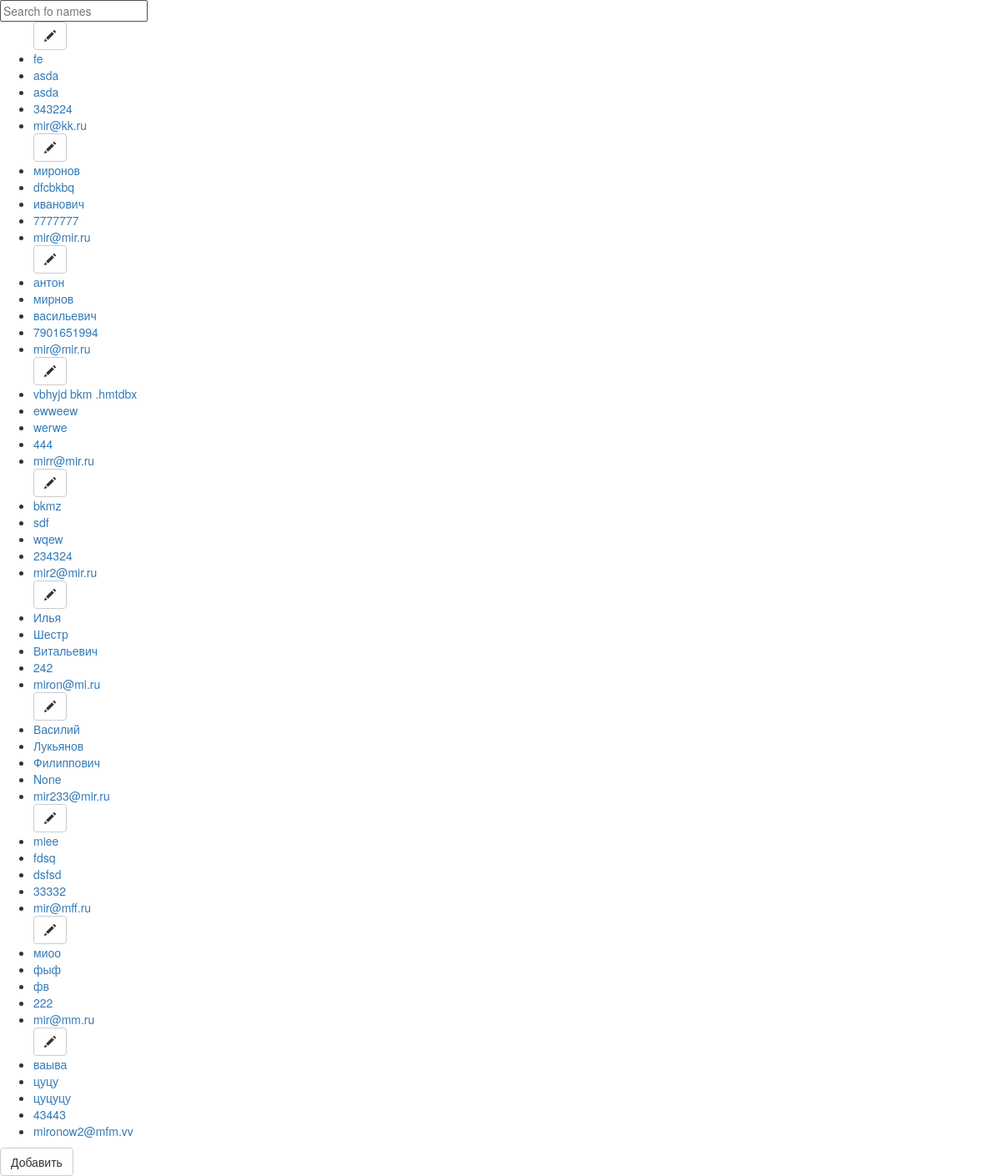
Screenshot of /authors/ with the database file from the repository.
### authors/models.py (models this page shows, shortened)
class Author(models.Model):
    name=models.CharField("Имя",max_length=64)
    surname=models.CharField("Фамилия",max_length=64)
    patronymic=models.CharField("Отчество",max_length=64,blank=True, null=True, default=None)
    phone= models.CharField("Телефон",max_length=11,blank=True, null=True, default=None)
    email=models.EmailField("Эл. адрес",blank=True, null=True, default=None)
    class Meta:
        verbose_name = 'Автор'
        verbose_name_plural = 'Авторы'

### authors/views.py (the view)
# urls.py: url(r'^', include('authors.urls')),
def authors(request):
    author = Author.objects.all()
    return render(request, 'authors/author.html',{"authors":  author})

### templates/authors/author.html (shortened to what this page needs)
{% load static %}
<!DOCTYPE html>
<html lang="en">
<head>
    <link rel="stylesheet" href="https://cdnjs.cloudflare.com/ajax/libs/twitter-bootstrap/3.3.6/css/bootstrap.min.css">
    <link rel="stylesheet" href="{% static 'css/style.css' %}">
</head>
<body>
    <input  type="text" onkeyup="myFunction()" id="myInput" placeholder="Search fo names">
    <ul id = "myUL">
         {% for author in authors%}
              <a class="btn btn-default" href="{% url 'author_edit' pk=author.id %}"><span class="glyphicon glyphicon-pencil"></span></a>
            <li><a href="">{{author.name}}</a></li>
                <li><a href="">{{author.surname}}</a></li>
                <li><a href="">{{author.patronymic}}</a></li>
                <li><a href="">{{author.phone}}</a></li>
                <li><a href="">{{author.email}}</a></li>
        {%endfor%}
    </ul>
      <a class="btn btn-default" href="{% url 'tag'  %}"> Добавить</a>
</body>
</html>

### rows the page displays
Author: name "fe", surname "asda", patronymic "asda", phone "343224", email "mir@kk.ru"
Author: name "миронов", surname "dfcbkbq", patronymic "иванович", phone "7777777", email "mir@mir.ru"
Author: name "антон", surname "мирнов", patronymic "васильевич", phone "7901651994", email "mir@mir.ru"
Author: name "vbhyjd bkm .hmtdbx", surname "ewweew", patronymic "werwe", phone "444", email "mirr@mir.ru"
Author: name "bkmz", surname "sdf", patronymic "wqew", phone "234324", email "mir2@mir.ru"
Author: name "Илья", surname "Шестр", patronymic "Витальевич", phone "242", email "miron@mi.ru"
Author: name "Василий", surname "Лукьянов", patronymic "Филиппович", phone "None", email "mir233@mir.ru"
Author: name "miee", surname "fdsq", patronymic "dsfsd", phone "33332", email "mir@mff.ru"
Author: name "миоо", surname "фыф", patronymic "фв", phone "222", email "mir@mm.ru"
Author: name "ваыва", surname "цуцу", patronymic "цуцуцу", phone "43443", email "mironow2@mfm.vv"
